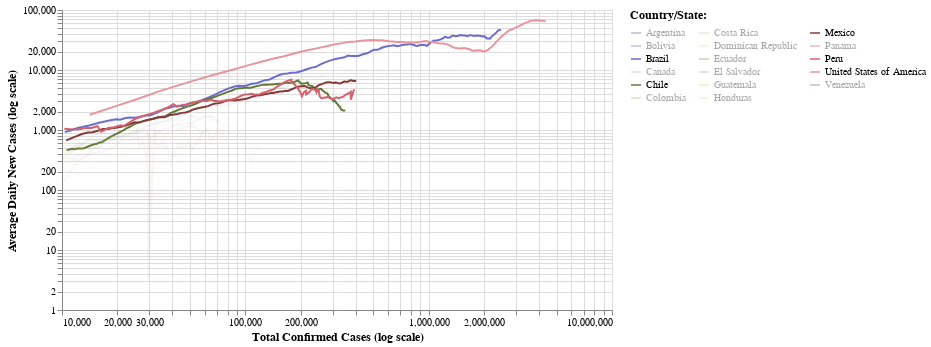

Notebook code for this chart:
### Markdown cell above
## America

### Code cell
#hide_input
make_chart(df_america)

### Figure 1 — Vega-Lite specification as saved in the notebook (floating-point values rounded to 4 significant figures; data arrays with more than 128 entries replaced by an {"elided": "..."} marker saying what was removed)
{"config": {"view": {"continuousWidth": 400, "continuousHeight": 300}, "axis": {"labelFontSize": 10, "titleFontSize": 12}, "legend": {"labelFontSize": 10, "titleFontSize": 12}}, "data": {"name": "data-64aa25aef0632353c472acc0e4e7fe4f"}, "mark": "line", "encoding": {"color": {"type": "nominal", "field": "country", "legend": {"columns": 3, "symbolLimit": 17, "title": "Country/State:"}, "scale": {"scheme": "category20b"}}, "opacity": {"condition": {"value": 1, "selection": "selector003"}, "value": 0.05}, "tooltip": [{"type": "nominal", "field": "country"}, {"type": "temporal", "field": "date"}, {"type": "quantitative", "field": "confirmed"}, {"type": "quantitative", "field": "daily_new_abs"}, {"type": "quantitative", "field": "daily_new_avg"}], "x": {"type": "quantitative", "field": "confirmed", "scale": {"type": "log"}, "title": "Total Confirmed Cases (log scale)"}, "y": {"type": "quantitative", "field": "daily_new_avg", "scale": {"type": "log"}, "title": "Average Daily New Cases (log scale)"}}, "selection": {"selector003": {"type": "multi", "bind": "legend", "fields": ["country"], "init": [{"country": "United States of America"}, {"country": "Brazil"}, {"country": "Mexico"}, {"country": "Peru"}, {"country": "Chile"}]}}, "width": 550, "$schema": "https://vega.github.io/schema/vega-lite/v4.8.1.json", "datasets": {"data-64aa25aef0632353c472acc0e4e7fe4f": {"elided": "1253 records"}}}
